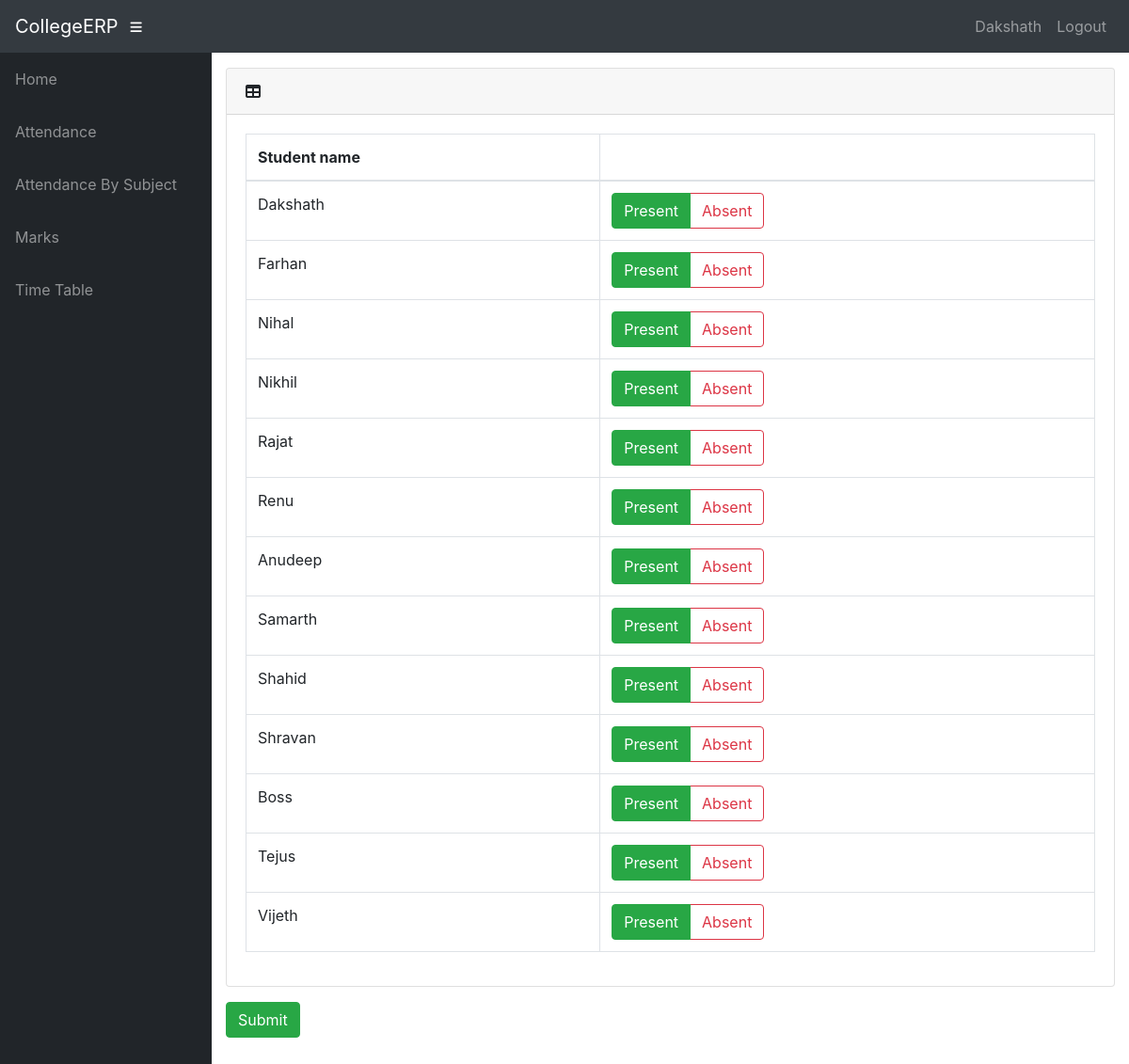
/info/teacher/5877/Edit_att/ (signed in), run on the app's committed database.
### info/models.py (models this page shows, shortened)
class User(AbstractUser):
    @property
    def is_student(self):
        if hasattr(self, 'student'):
            return True
        return False

class Student(models.Model):
    user = models.OneToOneField(User, on_delete=models.CASCADE, null=True)
    class_id = models.ForeignKey(Class, on_delete=models.CASCADE, default=1)
    USN = models.CharField(primary_key='True', max_length=100)
    name = models.CharField(max_length=200)
    sex = models.CharField(max_length=50, choices=sex_choice, default='Male')
    DOB = models.DateField(default='1998-01-01')

class Attendance(models.Model):
    course = models.ForeignKey(Course, on_delete=models.CASCADE)
    student = models.ForeignKey(Student, on_delete=models.CASCADE)
    attendanceclass = models.ForeignKey(AttendanceClass, on_delete=models.CASCADE, default=1)
    date = models.DateField(default='2018-10-23')
    status = models.BooleanField(default='True')

### info/views.py (the view)
# urls.py: path('teacher/<int:ass_c_id>/Edit_att/', views.edit_att, name='edit_att'),
@login_required()
def edit_att(request, ass_c_id):
    assc = get_object_or_404(AttendanceClass, id=ass_c_id)
    cr = assc.assign.course
    att_list = Attendance.objects.filter(attendanceclass=assc, course=cr)
    context = {
        'assc': assc,
        'att_list': att_list,
    }
    return render(request, 'info/t_edit_att.html', context)

### info/templates/info/t_edit_att.html (shortened to what this page needs)
{% extends 'info/base.html' %}
{% block content %}
<form action="{% url 'confirm' assc.id %}" method="post">
    <div class="card mb-3">
        <div class="card-header">
          <i class="fas fa-table"></i>
         <b>{{ dept1.name }}</b></div>
        <div class="card-body">
          <div class="table-responsive">
            <table class="table table-bordered" id="dataTable" width="100%" cellspacing="0">
              <thead>
                <tr>
                    <th>Student name</th>
                    <th></th>
                </tr>
              </thead>
                <tbody>
                    {% for att in att_list %}
                    <tr>
                    <td>{{att.student.name}}</td>
                    <td>
                        <div class="btn-group btn-group-toggle" data-toggle="buttons">
                                {% if att.status %}
                                <label class="btn btn-outline-success active">
                                    <input type="radio" name="{{ att.student.USN }}" id="option1" autocomplete="off" value="present" checked> Present
                                </label>
                                <label class="btn btn-outline-danger">
                                    <input type="radio" name="{{ att.student.USN }}" id="option2" autocomplete="off" value="absent"> Absent
                                </label>
                                {% endif %}
                        </div>
                    </td>
                    </tr>
                {% endfor %}
                </tbody>
            </table>
          </div>
        </div>
      </div>
    <input class="btn btn-success" type="submit" value="Submit">
</form>
{% endblock %}

### info/templates/info/base.html (shortened to what this page needs)
<!DOCTYPE html>
<html lang="en">
  <head>
      {% load static %}
    <link href="{% static '/info/bootstrap/vendor/bootstrap/css/bootstrap.min.css' %}" rel="stylesheet">
    <link href="{% static '/info/bootstrap/vendor/fontawesome-free/css/all.min.css' %}" rel="stylesheet" type="text/css">
    <link href="{% static '/info/bootstrap/vendor/datatables/dataTables.bootstrap4.css' %}" rel="stylesheet">
    <link href="{% static '/info/bootstrap/css/sb-admin.css' %}" rel="stylesheet">
  </head>
  <body id="page-top">
    <nav class="navbar navbar-expand navbar-dark bg-dark static-top">
      <a class="navbar-brand mr-1" href="{% url 'index' %}">CollegeERP</a>
      <button class="btn btn-link btn-sm text-white order-1 order-sm-0" id="sidebarToggle" href="#">
        <i class="fas fa-bars"></i>
      </button>
        <div class="collapse navbar-collapse" id="navbarResponsive">
          <ul class="navbar-nav ml-auto">
            <li class="nav-item">
                {% if request.user.is_student %}
                    <a class="nav-link text-capitalize">{{ request.user.student.name }}</a>
                {% elif request.user.is_teacher %}
                    <a class="nav-link text-capitalize">{{ request.user.teacher.name }}</a>
                {% endif %}
            </li>
            <li class="nav-item">
                <a class="nav-link" href="#" data-toggle="modal" data-target="#logoutModal">Logout</a>
            </li>
          </ul>
        </div>
    </nav>
    <div id="wrapper">
      <ul class="sidebar navbar-nav">
            <li class="nav-item">
              <a class="nav-link" href="{% url 'index' %}">
                <span>Home</span>
              </a>
            </li>
        {% if request.user.is_student %}
            <li class="nav-item">
              <a class="nav-link" href="{% url 'attendance' request.user.student.USN %}">
                <span>Attendance</span>
              </a>
            </li>
            <li class="nav-item">
              <a class="nav-link" href="{% url 'attendance' request.user.student.USN %}">
                <span>Attendance By Subject</span>
              </a>
            </li>
            <li class="nav-item">
              <a class="nav-link" href="{% url 'marks_list' request.user.student.USN %}">
                <span>Marks</span>
              </a>
            </li>
              <li class="nav-item">
              <a class="nav-link" href="{% url 'timetable' request.user.student.class_id_id %}">
                <span>Time Table</span>
              </a>
            </li>
        {% endif %}
      </ul>
      <div id="content-wrapper">
        <div class="container-fluid">
            {% block content %}
            {% endblock %}
        </div>
      </div>
    </div>
  </body>
</html>

### data on the page
User: user.student.name "Dakshath"
Attendance: student.name "Dakshath"
Attendance: student.name "Farhan"
Attendance: student.name "Nihal"
Attendance: student.name "Nikhil"
Attendance: student.name "Rajat"
Attendance: student.name "Renu"
Attendance: student.name "Anudeep"
Attendance: student.name "Samarth"
Attendance: student.name "Shahid"
Attendance: student.name "Shravan"
Attendance: student.name "Boss"
Attendance: student.name "Tejus"
Attendance: student.name "Vijeth"
